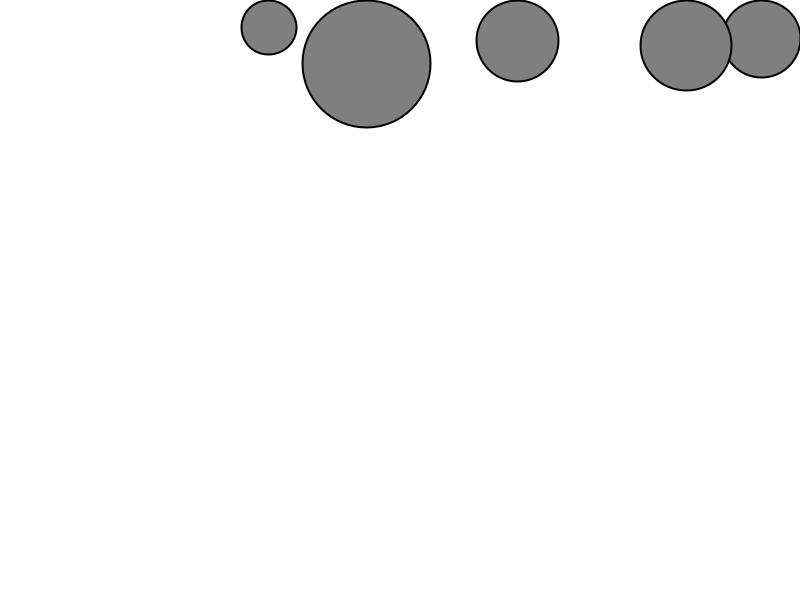
Frame 1 (no input)
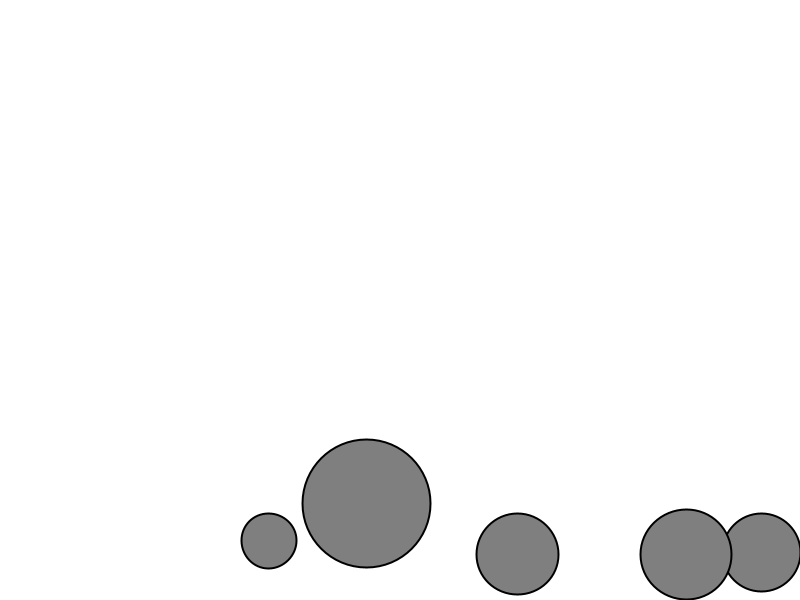
Frame 60 (the mouse pressed at the canvas centre just before this capture)
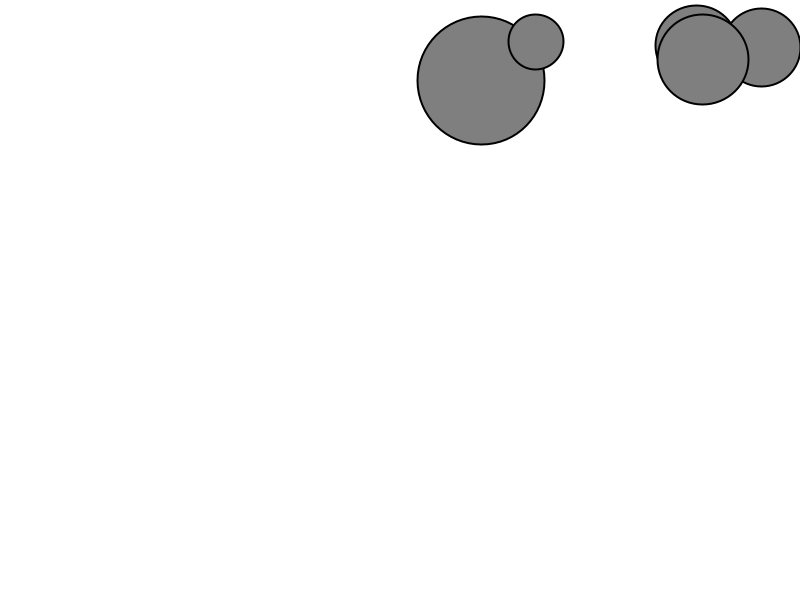
Frame 120 (the mouse held since frame 60 and released just before this capture)

The Processing sketch that drew these frames (run headless with seeded random() and noise(); from frame 60 on, the mouse is pressed at the canvas centre):

// Processing sketch: dragforce
// ── dragforce.pde
Mover[] movers;

void setup() {
  size(800, 600);
  movers = new Mover[5];
  for(int i = 0; i < movers.length; i++) {
    movers[i] = new Mover();
  }
}

void draw() {
  background(255);
  
  for(Mover m : movers) {
    PVector gravity = new PVector(0, 0.3);
    gravity.mult(m.mass);
    m.applyForce(gravity);
    
    if(mousePressed) {
      PVector wind = new PVector(0.2, 0);
      m.applyForce(wind);
    }
    
    m.update();
    m.edges();
    m.display();
  }
}

void keyPressed() {
  // Apply friction
  for(Mover m : movers) {
    if(key == 'a') {
      PVector friction = m.velocity.get();
      friction.normalize();
      float c = -0.1;
      friction.mult(c);
      m.applyForce(friction);
      
    // Apply Drag (Arrasto)
    } else if(key == ' ') {
      PVector drag = m.velocity.get();
      drag.normalize();
      float c = -0.03;
      float speed = m.velocity.mag();   
      drag.mult(c*speed*speed);
      m.applyForce(drag);
    }
  }
}

// ── Mover.pde
class Mover {
  PVector location;
  PVector velocity;
  PVector acceleration;
  float mass;
  float radius;
    
  Mover() {
    location = new PVector(random(width),-200);
    velocity = new PVector(0, 0);
    acceleration = new PVector(0, 0);  
    mass = random(1,5);
    radius = mass*20;
  }
  
  // Newton's 2nd Law
  void applyForce(PVector force) {
    // F = m * a
    PVector f = PVector.div(force, mass);
    acceleration.add(f);
  }

  void update() {
    velocity.add(acceleration);
    location.add(velocity);
    //velocity.limit(5);  
    acceleration.mult(0);
  }
  
  void display() {
    stroke(0);
    strokeWeight(2);
    fill(127);
    ellipse(location.x, location.y, radius*2, radius*2);
  }
  
  void edges() {
    if(location.x > width-radius) {
      location.x = width-radius;
      velocity.x *= -1;
    }
    if(location.x < radius) {
      location.x = radius;
      velocity.x *= -1;
    }
    if(location.y > height-radius) {
      location.y = height-radius;
      velocity.y *= -1;
    }
    if(location.y < radius) {
      location.y = radius;
      velocity.y *= -1;
    }
  }
}
